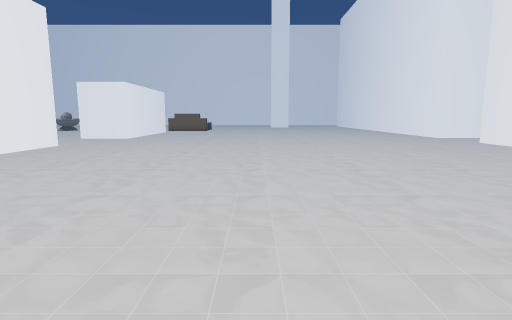
[1] (above)

22 first-person views from a walk through a 3-D level made in the Unity game engine. The camera is 1.3 m above the floor, tilts 8° down and sees 80° across. The floor is counted in squares, 1 m on a side. Each view is taken from the middle of a square. On the plan, view 1 faces up. The plan holds only what a view shows up to about 14 squares ahead; the rest is blank. The place goes on beyond the plan. Some animated figures are not drawn. Some surface patterns are stand-ins.

[2]
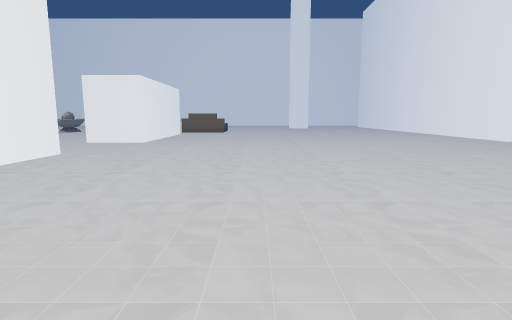

[3]
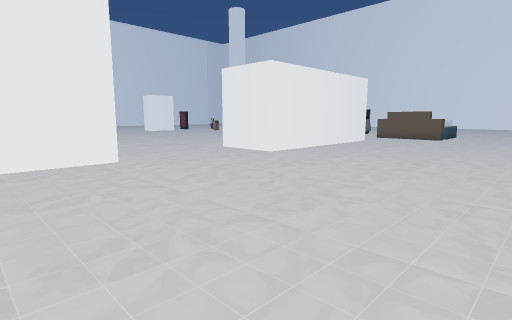

[4]
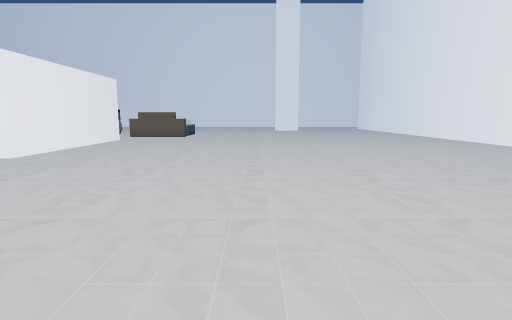

[5]
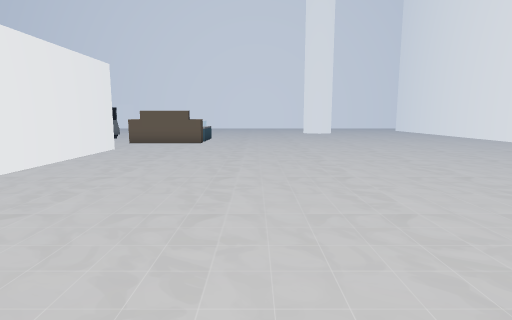

[6]
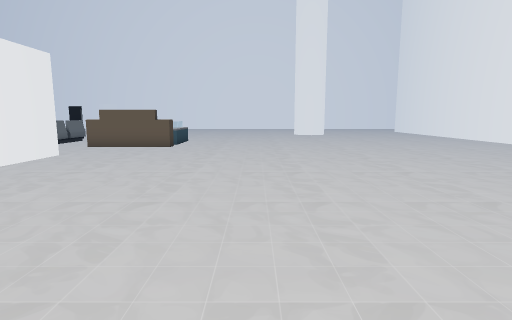

[7]
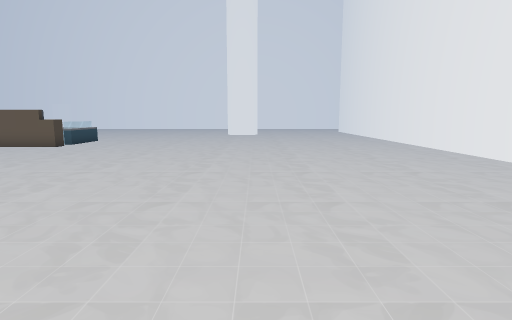

[8]
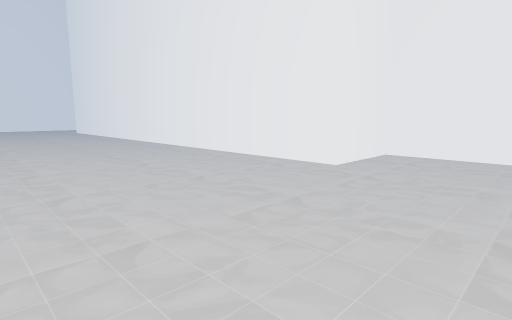

[9]
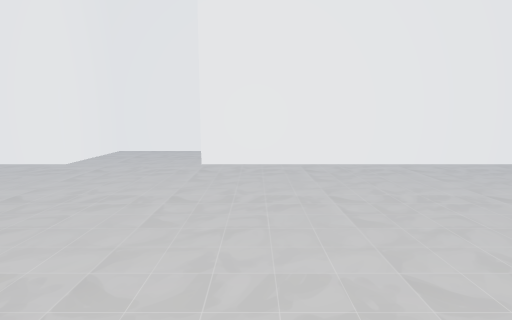

[10]
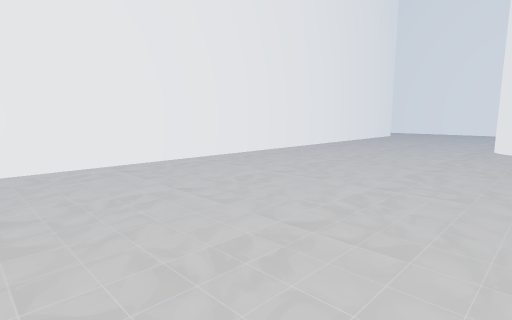

[11]
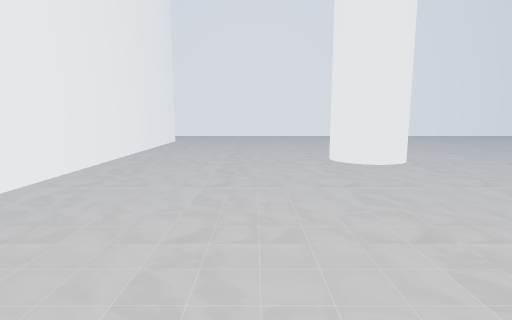

[12]
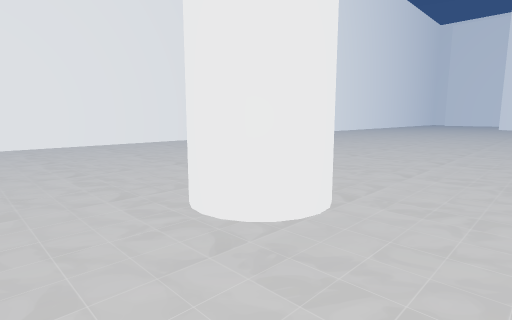

[13]
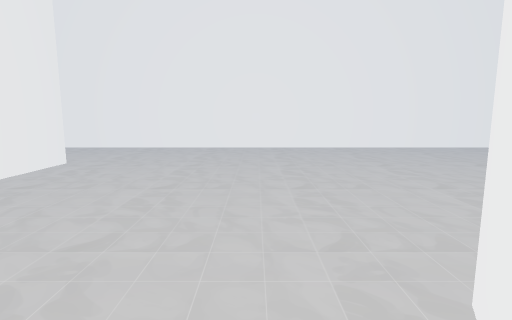

[14]
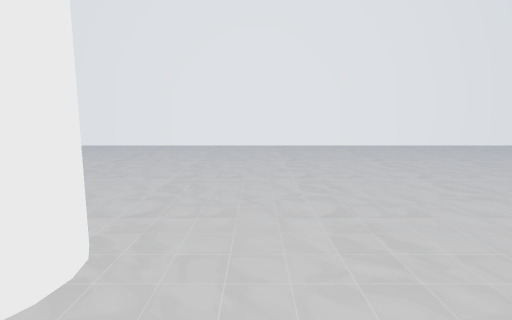

[15]
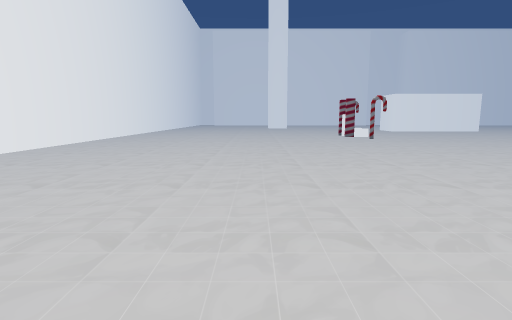

[16]
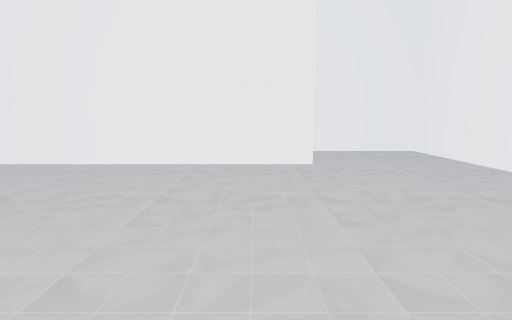

[17]
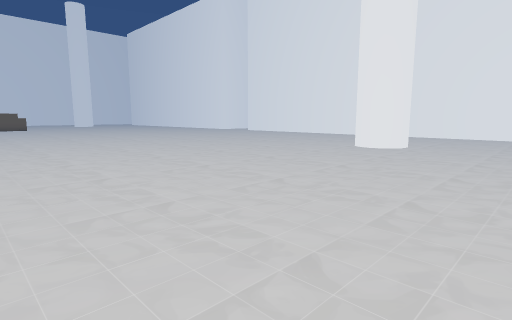

[18]
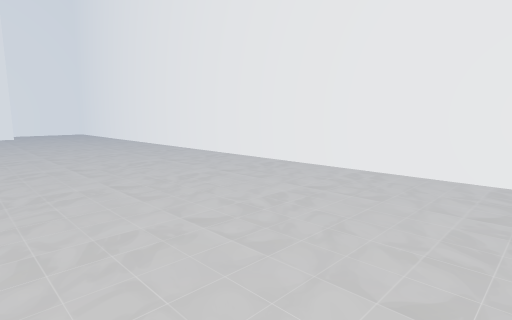

[19]
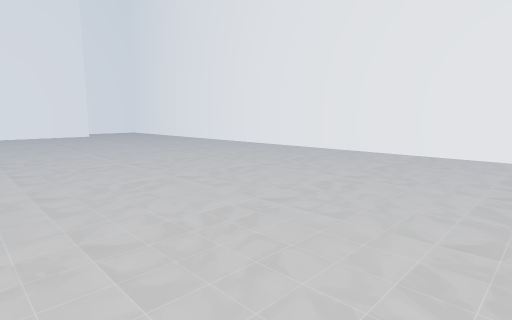

[20]
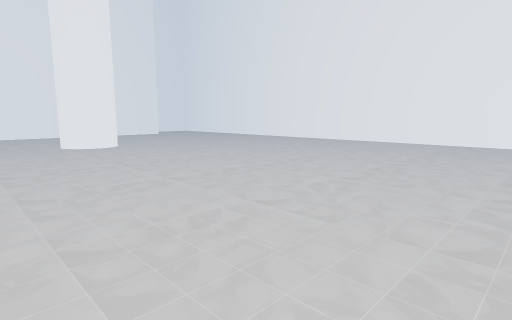

[21]
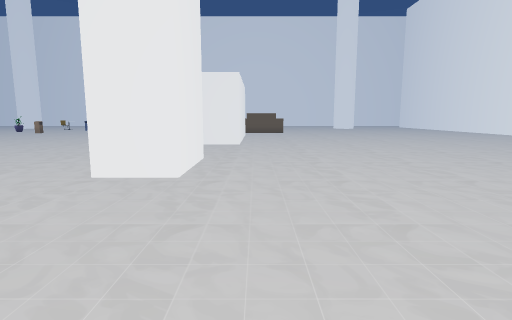

[22]
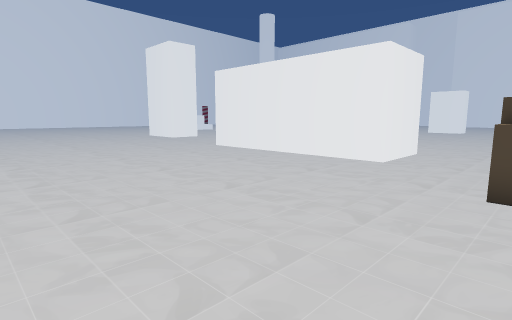

### Floor plan
Points are (right, up) in squares from view 1. A wall is a line through its corners. A room is listed if a view was taken in it or the views show most of it. See-through windows are left out.
Room 1 (views 1, 2, 3, 4, 5, 6, 7, 8, 9, 10, 11, 12, 13, 14, 15, 16, 17, 18, 19, 20, 21, 22)
walls: (3.5, -0.2) (3.9, -0.2) (4.3, -0.4); (4.1, -0.3) (4.6, -0.8) (4.7, -1.5) (4.4, -2.1); (2.4, -1.5) (2.6, -0.8); (2.6, -1.8) (2.4, -1.1); (4.7, -1.3) (4.7, -1.6); (2.8, -2.1) (2.4, -1.3) (2.7, -0.7) (3, -0.4); (3.1, -2.3) (2.7, -2); (3.4, -2.4) (2.9, -2.2); (4.1, -2.3) (3.6, -2.4) (3.3, -2.4); (-8.6, 13.2) (-8.6, 10.2) (-10.5, 10.2); (14.7, 15.9) (14.7, 19.3) (11.4, 19.3) (11.4, 30.2); (11.4, -8.6) (11.4, 15.6); (-10.8, 26.4) (-7.8, 26.4) (-7.8, 18.6) (-10.8, 18.6); (-11.2, -13.1) (14.7, -13.1) (14.7, -9.1)
objects: other object (-8, 29) to (-5, 30)

Where each view was taken, in squares from view 1:
view 1: 0 up, 0 right, facing up
view 2: 3 up, 2 left, facing up
view 3: 10 up, 0 right, facing up-left
view 4: 9 up, 0 right, facing up
view 5: 14 up, 2 left, facing up
view 6: 16 up, 1 left, facing up
view 7: 16 up, 4 right, facing up
view 8: 15 up, 4 right, facing up-right
view 9: 14 up, 3 right, facing right
view 10: 13 up, 3 right, facing down-right
view 11: 8 up, 7 right, facing down
view 12: 2 up, 7 right, facing down-left
view 13: 0 up, 6 right, facing down
view 14: 1 up, 1 right, facing down
view 15: 4 down, 3 right, facing left
view 16: 7 down, 3 right, facing right
view 17: 7 down, 10 left, facing up-right
view 18: 6 down, 11 left, facing down-right
view 19: 2 down, 11 left, facing down-right
view 20: 3 up, 11 left, facing down-right
view 21: 4 up, 7 left, facing up
view 22: 30 up, 1 right, facing down-left
